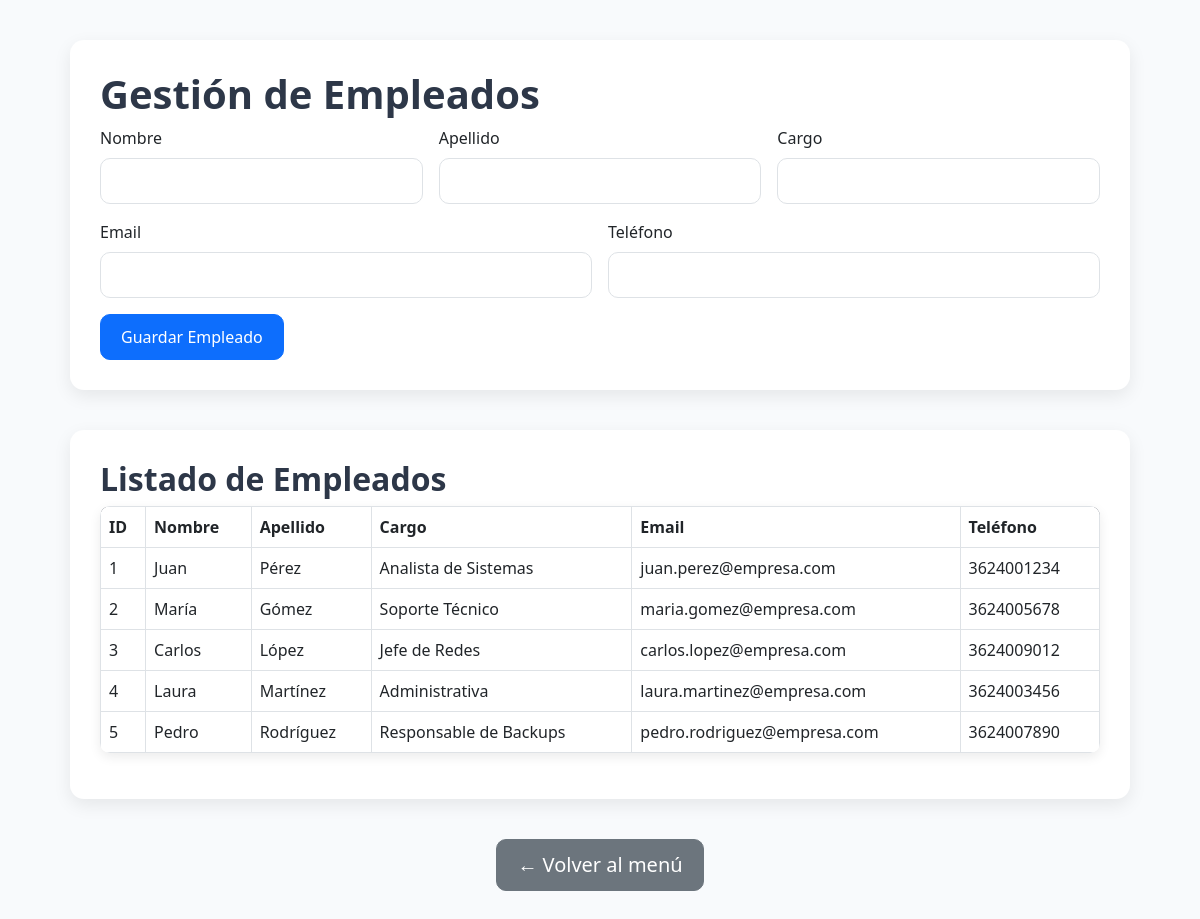
The app's page /empleados.php with its own data.
### tables this page shows
CREATE TABLE `empleados` (
  `id` int(11) NOT NULL,
  `nombre` varchar(100) NOT NULL,
  `apellido` varchar(100) NOT NULL,
  `cargo` varchar(100) NOT NULL,
  `gerencia` varchar(100) NOT NULL,
  `email` varchar(100) NOT NULL,
  `telefono` varchar(50) NOT NULL,
  `acceso_internet` tinyint(1) DEFAULT 1,
  `acceso_videoconf` tinyint(1) DEFAULT 1
);

### empleados.php (the view, shortened to what this page needs)
<?php
$conexion = new mysqli("localhost", "root", "", "sistema_it");
$resultado = $conexion->query("SELECT * FROM empleados");
?>
<!DOCTYPE html>
<html lang="es">
<head>
    <link href="https://cdn.jsdelivr.net/npm/bootstrap@5.3.0/dist/css/bootstrap.min.css" rel="stylesheet">
</head>
<body>
<div class="container">
    <div class="card">
        <h1>Gestión de Empleados</h1>
        <form method="POST" class="row g-3">
            <div class="col-md-4">
                <label class="form-label">Nombre</label>
                <input type="text" name="nombre" class="form-control" required>
            </div>
            <div class="col-md-4">
                <label class="form-label">Apellido</label>
                <input type="text" name="apellido" class="form-control" required>
            </div>
            <div class="col-md-4">
                <label class="form-label">Cargo</label>
                <input type="text" name="cargo" class="form-control" required>
            </div>
            <div class="col-md-6">
                <label class="form-label">Email</label>
                <input type="email" name="email" class="form-control" required>
            </div>
            <div class="col-md-6">
                <label class="form-label">Teléfono</label>
                <input type="text" name="telefono" class="form-control" required>
            </div>
            <div class="col-12">
                <button type="submit" class="btn btn-primary">Guardar Empleado</button>
            </div>
        </form>
    </div>
    <div class="card">
        <h2>Listado de Empleados</h2>
        <table class="table table-bordered table-hover">
            <thead>
                <tr>
                    <th>ID</th>
                    <th>Nombre</th>
                    <th>Apellido</th>
                    <th>Cargo</th>
                    <th>Email</th>
                    <th>Teléfono</th>
                </tr>
            </thead>
            <tbody>
                <?php while($fila = $resultado->fetch_assoc()): ?>
                <tr>
                    <td><?= $fila['id'] ?></td>
                    <td><?= htmlspecialchars($fila['nombre']) ?></td>
                    <td><?= htmlspecialchars($fila['apellido']) ?></td>
                    <td><?= htmlspecialchars($fila['cargo']) ?></td>
                    <td><?= htmlspecialchars($fila['email']) ?></td>
                    <td><?= htmlspecialchars($fila['telefono']) ?></td>
                </tr>
                <?php endwhile; ?>
            </tbody>
        </table>
    </div>
    <div class="text-center mt-4">
        <a href="index.php" class="btn btn-secondary btn-lg">← Volver al menú</a>
    </div>
</div>
</body>
</html>

### empleados.php (style rules this page uses)
body { background: #f8fafc; font-family: 'Segoe UI', Tahoma, Geneva, Verdana, sans-serif; color: #333; }
.container { max-width: 1100px; padding: 40px 20px; }
h1, h2 { color: #2d3748; font-weight: 600; }
.card { background-color: #ffffff; border: none; border-radius: 14px; box-shadow: 0 6px 18px rgba(0,0,0,0.08); padding: 30px; margin-bottom: 40px; }
.form-control, .form-select { border-radius: 10px; padding: 10px 15px; }
.btn { border-radius: 10px; padding: 10px 20px; font-weight: 500; }
.table { border-radius: 10px; overflow: hidden; background: #fff; box-shadow: 0 4px 12px rgba(0,0,0,0.08); }
thead { background-color: #2d3748; color: #fff; }

### records on screen
empleados: id "1", nombre "Juan", apellido "Pérez", cargo "Analista de Sistemas", email "juan.perez@empresa.com", telefono "3624001234"
empleados: id "2", nombre "María", apellido "Gómez", cargo "Soporte Técnico", email "maria.gomez@empresa.com", telefono "3624005678"
empleados: id "3", nombre "Carlos", apellido "López", cargo "Jefe de Redes", email "carlos.lopez@empresa.com", telefono "3624009012"
empleados: id "4", nombre "Laura", apellido "Martínez", cargo "Administrativa", email "laura.martinez@empresa.com", telefono "3624003456"
empleados: id "5", nombre "Pedro", apellido "Rodríguez", cargo "Responsable de Backups", email "pedro.rodriguez@empresa.com", telefono "3624007890"
